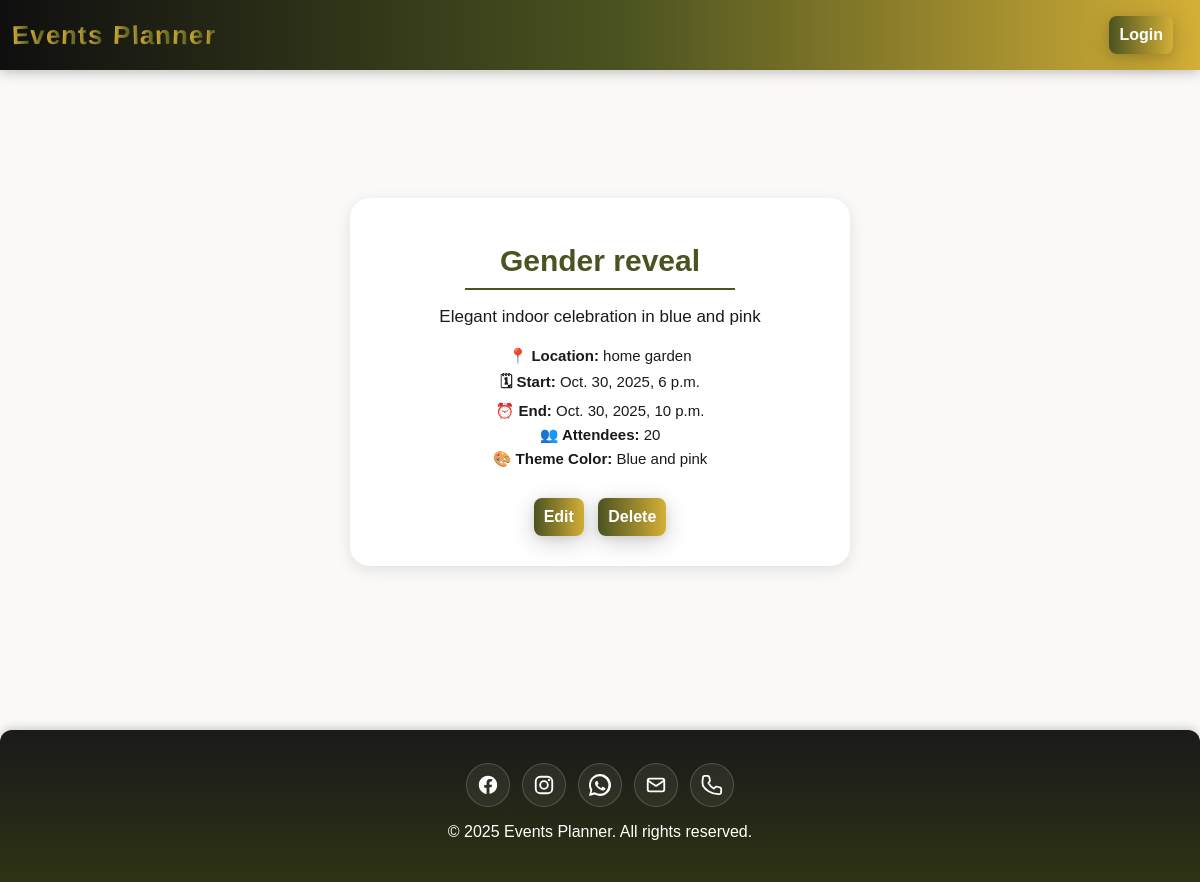
Before: /events/2/ (signed in) with the older database file.
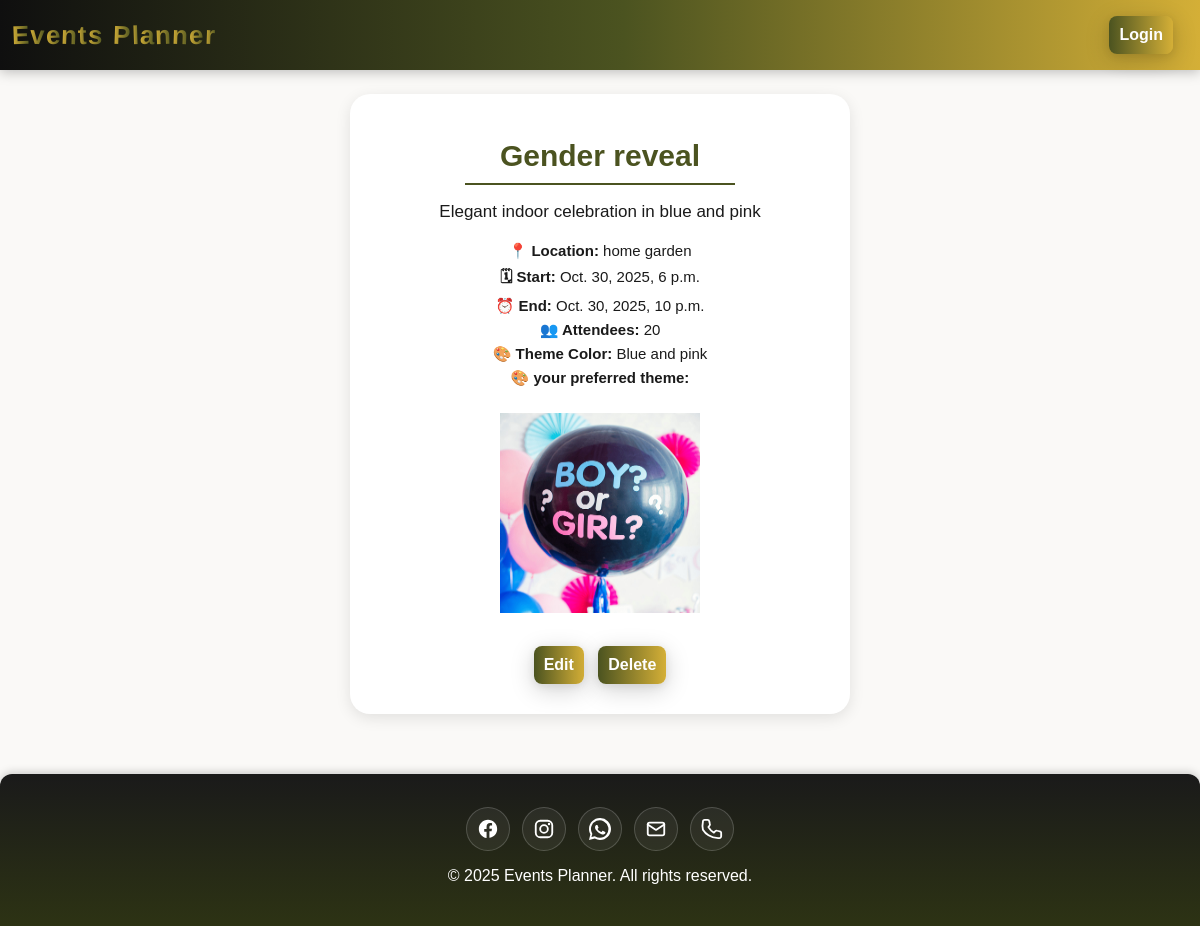
After: the same page with the newer database file.
### main_app/models.py (models this page shows, shortened)
class Event(models.Model):
  title = models.CharField(max_length=200)
  description = models.TextField(max_length=500)
  location = models.TextField(max_length=500)
  start_date = models.DateTimeField('Event Date')
  end_date = models.DateTimeField('Event End Date')
  created_date = models.DateTimeField(auto_now=True)
  updated_date = models.DateTimeField(auto_now=True)
  attendees_count = models.IntegerField()
  theme_colors = models.CharField(max_length=100)
  theme_images = models.ImageField(upload_to='events/%Y/%m/',
        blank=True,
        null=True)
  user = models.ForeignKey(
        settings.AUTH_USER_MODEL,
        on_delete=models.CASCADE,
        related_name='events'
    )

### main_app/views.py (the view)
# urls.py: path('events/<int:event_id>/', views.event_details, name='event-details'),
@login_required
def event_details(request, event_id):
  event = Event.objects.get(id=event_id)
  user_dosent_have_events = User.objects.exclude(id=event.user_id)
  return render(request, 'events/details.html', {
    'event': event,
    'user':user_dosent_have_events
  })

### main_app/templates/events/details.html
{% extends 'base.html' %}
{% load static %}
{% block head %}
<link rel="stylesheet" href="{% static 'css/details.css' %}">
{% endblock %}
{% block content %}
<div class="details-card">
    <div class="card-content">
        <h1>{{event.title}}</h1>
        <hr class="underline">
        <p class="description">{{event.description}}</p>
        <div class="event-details">
            <p><strong>📍 Location:</strong> {{event.location}}</p>
            <p><strong>🗓 Start:</strong> {{event.start_date}}</p>
             <p><strong>⏰ End:</strong> {{event.end_date}}</p>
             <p><strong>👥 Attendees:</strong> {{event.attendees_count}}</p>
            <p><strong>🎨 Theme Color:</strong> {{event.theme_colors}}</p>
        {% if event.theme_images %}
            <p><strong>🎨 your preferred theme:</strong> </p>
            <img class="theme-img" src="{{ event.theme_images.url }}" alt="{{ event.title }}"> </p>
        {% endif %}
        </div>
       <div class="form-actions">
            <a href="{% url 'event-update' event.pk %}" class="btn edit-btn">Edit</a>
            <a href="{% url 'event-delete' event.pk %}" class="btn delete-btn">Delete</a>
        </div>
    </div>
</div>
{% endblock %}

Changed rows visible on the page:
changed Event "Gender reveal": theme_images: picture added
Other visible differences:
text now shown: "🎨 your preferred theme:"
